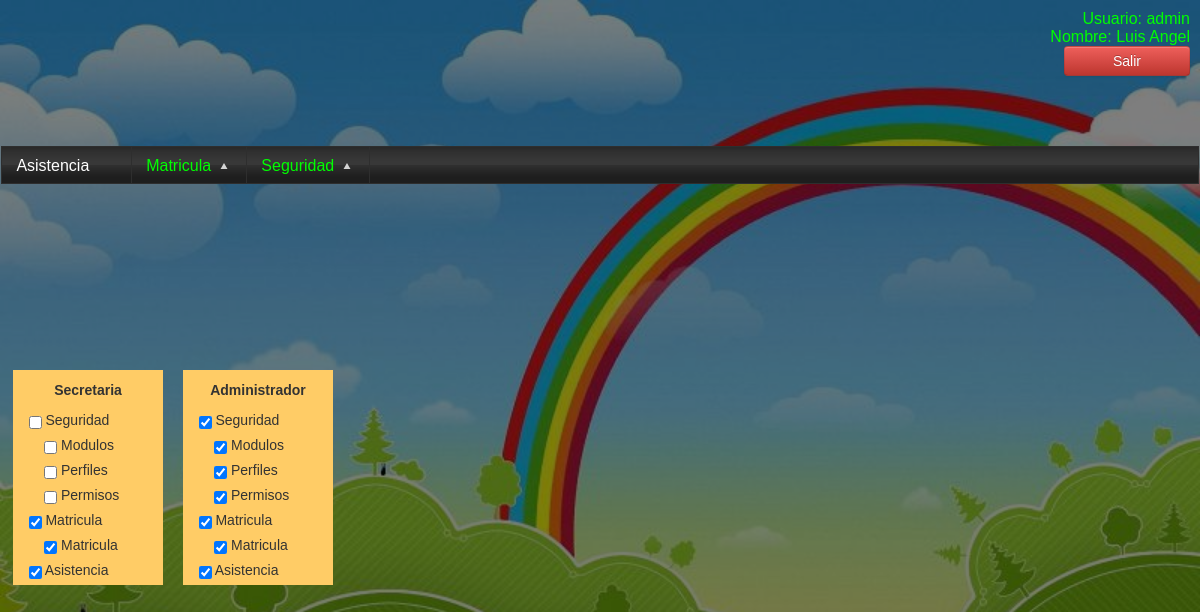
Before: /modulos/seguridad/permisos/index.php (signed in) with the older database file.
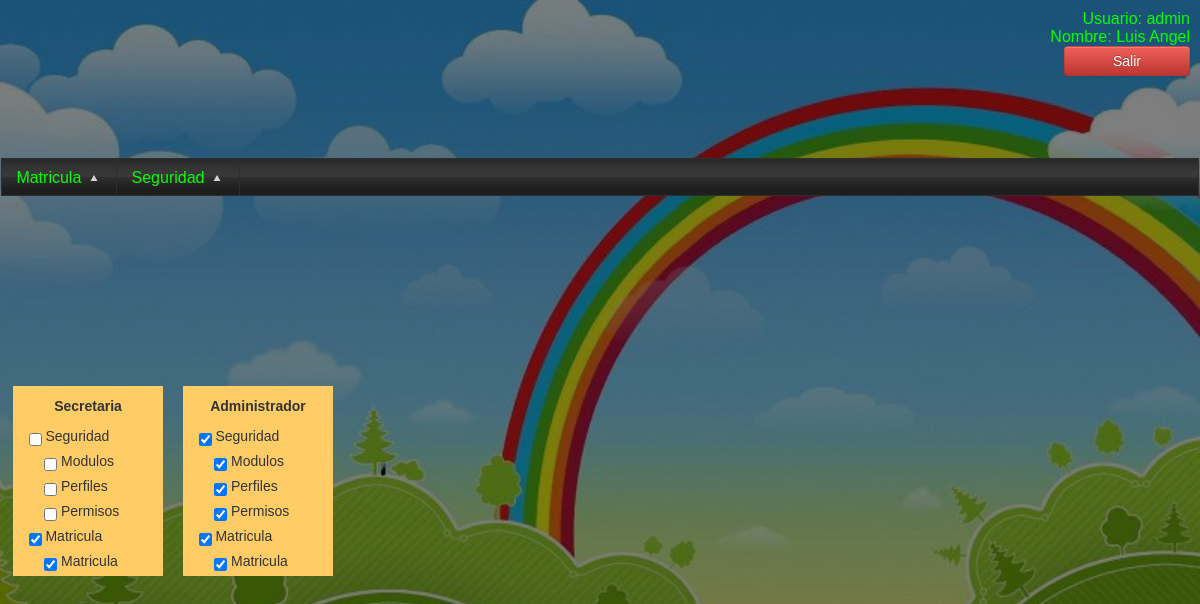
After: the same page with the newer database file.
### tables this page shows
CREATE TABLE `modulo` (
  `idmodulo` int(6) NOT NULL AUTO_INCREMENT,
  `descripcion` varchar(50) DEFAULT NULL,
  `idpadre` int(6) DEFAULT NULL,
  `url` varchar(50) DEFAULT NULL,
  PRIMARY KEY (`idmodulo`)
);

CREATE TABLE `perfil` (
  `idperfil` int(6) NOT NULL DEFAULT '0',
  `descripcion` varchar(50) DEFAULT NULL,
  PRIMARY KEY (`idperfil`)
);

### modulos/seguridad/permisos/index.php (the view, shortened to what this page needs)
<?php
       require("../../../cabecera.php");
	   function crearArbolModulos($tabla,$id_field,$show_data,$link_field ,$parent,$prefix,$condicional,$idmodulo,$idperfil){
                       $sql='select * from '.$tabla.' where '.$link_field.'='.$parent." $condicional";
                       $rs=mysql_query($sql);
                       if($rs){
                               while($arr=mysql_fetch_array($rs))
							     {
									    $sql3="Select * from perfil_modulo where idmodulo='".$arr['idmodulo']."' and idperfil='$idperfil'";
										$r3=mysql_query($sql3);
										if($f3=mysql_fetch_array($r3))
										  {
											  echo "<div id='capa".$arr['idmodulo']."$idperfil' class='pintacapa'><label>$prefix<input name='modulo' idmodulo='".$arr['idmodulo']."' idperfil='$idperfil' checked='checked' type='checkbox' value='1' /> ".$arr[$show_data]." </div></label>";
										  }
										  else
										  {
	echo "<div id='capa".$arr['idmodulo']."$idperfil'><label>$prefix<input name='modulo' idmodulo='".$arr['idmodulo']."' idperfil='$idperfil' type='checkbox' value='1' />  ".$arr[$show_data]."  </div></label>";
										  }
                                       crearArbolModulos($tabla,$id_field,$show_data,$link_field,$arr[$id_field],$prefix.$prefix,$condicional,$idmodulo,$idperfil);
                                 }
                        }
                    }
?>
<br><div id="mensaje"></div>
<table width="98%" border="0" align="center" cellpadding="0" cellspacing="0">
  <tr>
    <td valign="top">
     <?php
	    $sql="Select * from perfil";
		$r=mysql_query($sql);
		while($f=mysql_fetch_array($r))
		 {
			echo "<div class='bloque'>
					<h2>".$f['descripcion']."</h2>
			 	 ";
	   echo crearArbolModulos('modulo','idmodulo','descripcion','idpadre',0,'&nbsp;&nbsp;&nbsp;&nbsp;','',@$idmodulo,$f['idperfil']);
			echo "
				  </div>
			    ";
		 }
	 ?>
     </td>
  </tr>
</table>
<?php
require("../../../pie.php");
?>

### cabecera.php (shortened to what this page needs)
<link href="<?php echo $_SESSION['urlbase']; ?>librerias/kendo/styles/kendo.common.min.css" rel="stylesheet" />
<link href="<?php echo $_SESSION['urlbase']; ?>librerias/kendo/styles/kendo.black.min.css" rel="stylesheet" />
<link href="<?php echo $_SESSION['urlbase']; ?>css/bootstrap.min.css" rel="stylesheet" media="screen">
<link href="<?php echo $_SESSION['urlbase']; ?>css/bootstrap.css" rel="stylesheet" media="screen">
<link href="<?php echo $_SESSION['urlbase']; ?>libreria/bootstrap.min.js" rel="stylesheet" media="screen">
<link href="<?php echo $_SESSION['urlbase']; ?>librerias/bootstrap.js" rel="stylesheet" media="screen">
<table  class="modulos" width="1300" height="100%" border="0" align="center">
  <tr >
    <td height="40" class="usuario" >
        <span class="asas" >Usuario: <?php echo $_SESSION['usuario']; ?></span>
        <br>
        <span class="asas">Nombre: <?php echo $_SESSION['nombre'] ?></span>
        <br>
        <span class="asas"><a href='http://localhost/Jardin/cerrar_sesion.php' class='btn btn-danger'>Salir</a></span>
        </td>
  </tr>
  <tr>
    <td height="25" colspan="2">
     <?php
				$DOMINIOADMIN=$_SESSION['urlbase']."modulos/";
			    echo "<ul id='menu'> ";
			    cargarmenu("0",$DOMINIOADMIN);
			   function cargarmenu($id,$urladmin)
			   {
				   $sql="select idmodulo, descripcion,url,idpadre from modulo where idpadre='$id' order by descripcion";
					 $r=mysql_query($sql);
					while($f=mysql_fetch_array($r))
					   {  $descripcion=$f['descripcion'];  $idmodulo=$f['idmodulo'];  $idpadre=$f['idpadre'];
						  $url=$f['url'];
							     	$sql2="select * from perfil_modulo where idmodulo='$idmodulo' and idperfil='".$_SESSION['idperfil']."'";
									$r2=mysql_query($sql2);
									if(mysql_num_rows($r2)>0)
									  {
												$sql2="select * from modulo where idpadre='$idmodulo' ";
												$r2=mysql_query($sql2);
												if(mysql_num_rows($r2)>0)
												  {
													   echo "<li>$descripcion <ul>";
															 cargarmenu($f['idmodulo'],$urladmin);
													   echo "</ul></li>";
												  }
												  else
												  {
													   echo "<li><a href='".$urladmin."$url'>".$f['descripcion']."</a></li>";
												  }
									  }
					  }
			   }
			echo "</ul>";
?>
    </td>
  </tr>
  <tr>
    <td colspan="2">

### pie.php (shortened to what this page needs)
</table>

### estilos.php (style rules this page uses)
a:link { text-decoration: none; width: 100px; float: left; }

### modulos/seguridad/permisos/index.php (style rules this page uses)
h2 { font-size:14px; margin:0px 0px 0px 0px; text-align:center }
.bloque { display:inline-block; width:150px; background-color:#FC6; float:left; margin-right:20px; text-align:left; vertical-align:top }

Changed rows visible on the page:
removed modulo: descripcion "Asistencia"
